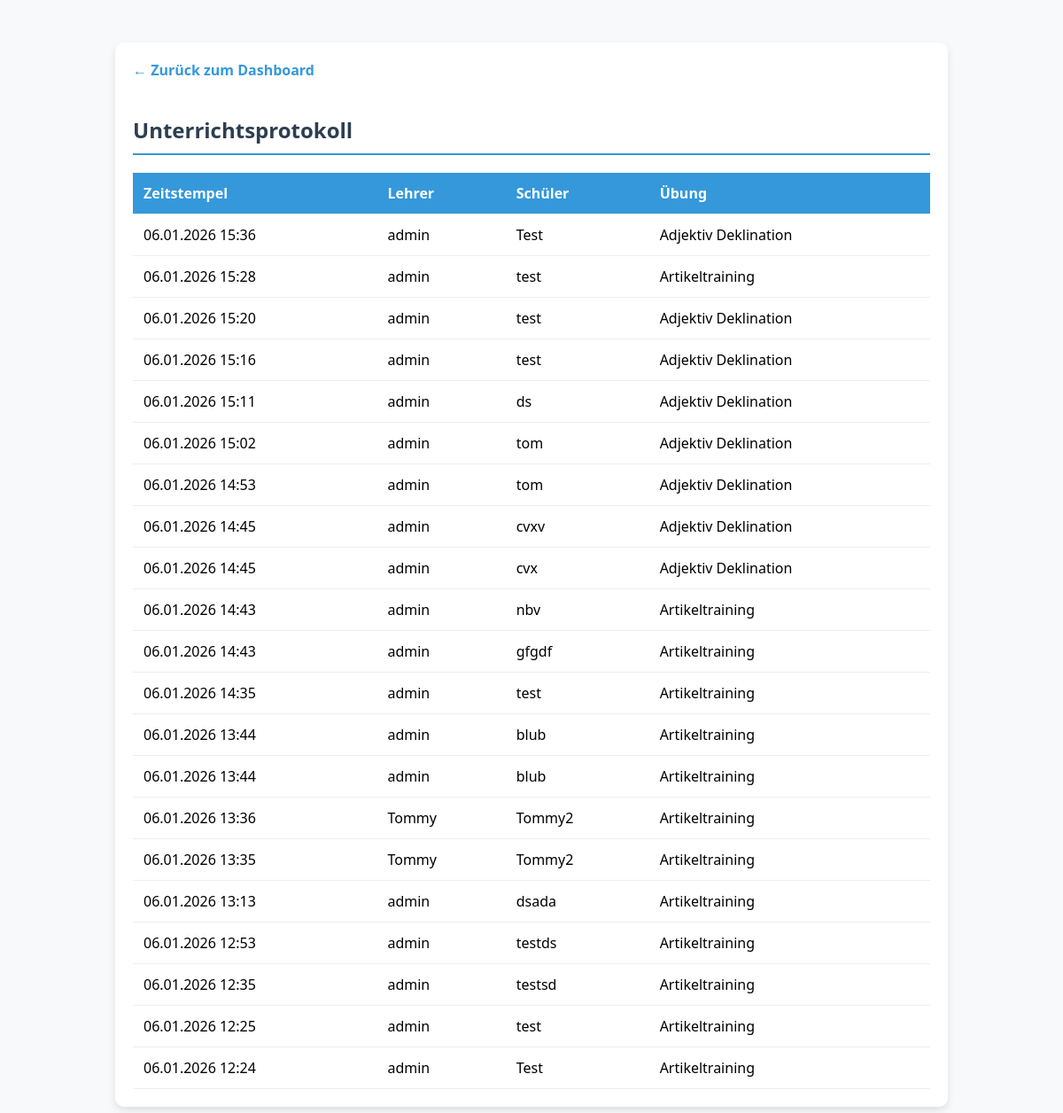
The page /admin/logs (signed in) on the database its author committed.
### tables this page shows
CREATE TABLE lesson_logs 
                 (id INTEGER PRIMARY KEY, teacher TEXT, student TEXT, exercise TEXT, timestamp TEXT);

### app.py (the view)
@app.route('/admin/logs')
def view_logs():
    if 'user' not in session or session['user'] != 'admin':
        return "Zugriff verweigert!"
    conn = sqlite3.connect('database.db')
    conn.row_factory = sqlite3.Row
    c = conn.cursor()
    c.execute("SELECT * FROM lesson_logs ORDER BY id DESC")
    logs = c.fetchall()
    conn.close()
    return render_template('admin/view_logs.html', logs=logs)

### templates/admin/view_logs.html (shortened to what this page needs)
<!DOCTYPE html>
<html lang="de">
<head>
</head>
<body>
    <div class="container">
        <a href="/dashboard" class="btn-back">← Zurück zum Dashboard</a>
        <h2>Unterrichtsprotokoll</h2>
        <table>
            <thead>
                <tr>
                    <th>Zeitstempel</th>
                    <th>Lehrer</th>
                    <th>Schüler</th>
                    <th>Übung</th>
                </tr>
            </thead>
            <tbody>
                {% for log in logs %}
                <tr>
                    <td>{{ log['timestamp'] }}</td>
                    <td>{{ log['teacher'] }}</td>
                    <td>{{ log['student'] }}</td>
                    <td>{{ log['exercise'] }}</td>
                </tr>
                {% endfor %}
            </tbody>
        </table>
    </div>
</body>
</html>

### templates/admin/view_logs.html (style rules this page uses)
body { font-family: 'Segoe UI', sans-serif; background-color: #f8f9fa; padding: 40px; }
.container { max-width: 900px; margin: auto; background: white; padding: 20px; border-radius: 10px; box-shadow: 0 4px 10px rgba(0,0,0,0.1); }
h2 { color: #2c3e50; border-bottom: 2px solid #3498db; padding-bottom: 10px; }
table { width: 100%; border-collapse: collapse; margin-top: 20px; }
th, td { padding: 12px; text-align: left; border-bottom: 1px solid #eee; }
th { background-color: #3498db; color: white; }
.btn-back { display: inline-block; margin-bottom: 20px; text-decoration: none; color: #3498db; font-weight: bold; }

### rows shown on the page
lesson_logs: timestamp "06.01.2026 15:36", teacher "admin", student "Test", exercise "Adjektiv Deklination"
lesson_logs: timestamp "06.01.2026 15:28", teacher "admin", student "test", exercise "Artikeltraining"
lesson_logs: timestamp "06.01.2026 15:20", teacher "admin", student "test", exercise "Adjektiv Deklination"
lesson_logs: timestamp "06.01.2026 15:16", teacher "admin", student "test", exercise "Adjektiv Deklination"
lesson_logs: timestamp "06.01.2026 15:11", teacher "admin", student "ds", exercise "Adjektiv Deklination"
lesson_logs: timestamp "06.01.2026 15:02", teacher "admin", student "tom", exercise "Adjektiv Deklination"
lesson_logs: timestamp "06.01.2026 14:53", teacher "admin", student "tom", exercise "Adjektiv Deklination"
lesson_logs: timestamp "06.01.2026 14:45", teacher "admin", student "cvxv", exercise "Adjektiv Deklination"
lesson_logs: timestamp "06.01.2026 14:45", teacher "admin", student "cvx", exercise "Adjektiv Deklination"
lesson_logs: timestamp "06.01.2026 14:43", teacher "admin", student "nbv", exercise "Artikeltraining"
lesson_logs: timestamp "06.01.2026 14:43", teacher "admin", student "gfgdf", exercise "Artikeltraining"
lesson_logs: timestamp "06.01.2026 14:35", teacher "admin", student "test", exercise "Artikeltraining"
lesson_logs: timestamp "06.01.2026 13:44", teacher "admin", student "blub", exercise "Artikeltraining"
lesson_logs: timestamp "06.01.2026 13:44", teacher "admin", student "blub", exercise "Artikeltraining"
lesson_logs: timestamp "06.01.2026 13:36", teacher "Tommy", student "Tommy2", exercise "Artikeltraining"
lesson_logs: timestamp "06.01.2026 13:35", teacher "Tommy", student "Tommy2", exercise "Artikeltraining"
lesson_logs: timestamp "06.01.2026 13:13", teacher "admin", student "dsada", exercise "Artikeltraining"
lesson_logs: timestamp "06.01.2026 12:53", teacher "admin", student "testds", exercise "Artikeltraining"
lesson_logs: timestamp "06.01.2026 12:35", teacher "admin", student "testsd", exercise "Artikeltraining"
lesson_logs: timestamp "06.01.2026 12:25", teacher "admin", student "test", exercise "Artikeltraining"
lesson_logs: timestamp "06.01.2026 12:24", teacher "admin", student "Test", exercise "Artikeltraining"
